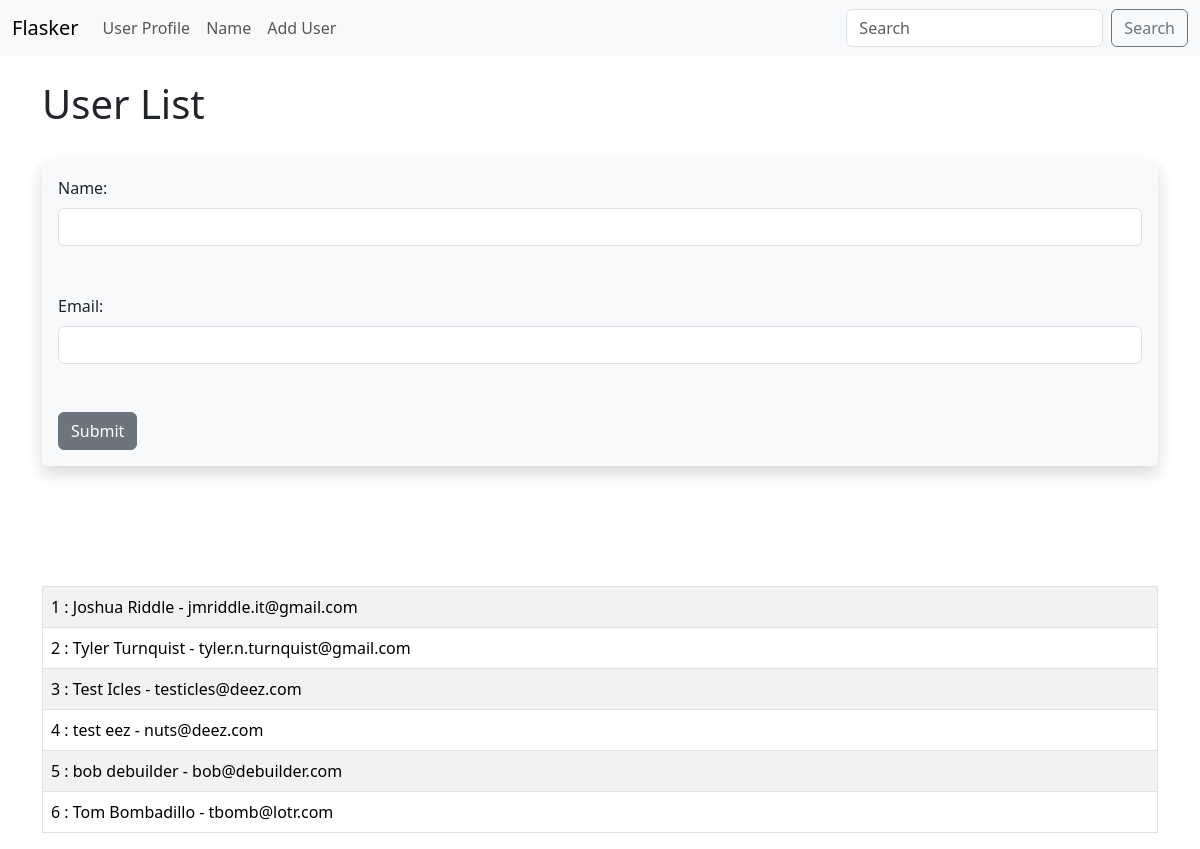
Screenshot of /user/add with the database file from the repository.
### main.py (models this page shows, shortened)
class Users(db.Model):
  id = db.Column(db.Integer, primary_key=True)
  name = db.Column(db.String(80), nullable=False)
  email = db.Column(db.String(120), nullable=False, unique=True)
  date_added = db.Column(db.DateTime, nullable=False, default=datetime.utcnow)

### main.py (the view, shortened to what this page needs)
@app.route('/user/add', methods=["GET", "POST"])
def add_user():
  name = None
  form = UserForm()
  our_users = Users.query.order_by(Users.date_added)
  return render_template('add_user.html', form=form, name=name, our_users=our_users)

### main.py
class UserForm(FlaskForm):
    name = StringField('Name:', validators=[DataRequired()])
    email = StringField('Email:', validators=[DataRequired()])
    submit = SubmitField('Submit')

### templates/add_user.html (shortened to what this page needs)
{% extends 'base.html' %}
{% block content %}
  <html>
    <head>
    </head>
    </head>
    <body>
      {% if name %}
        <h1>{{ name }} Added!!</h1>
        <br><br><br>
        <table class="table table-bordered table-striped table-hover">
      {% for our_user in our_users %}
        <tr>
        <td>{{ our_user.id }} : {{ our_user.name }} - {{ our_user.email }}</td>
        </tr>
      {% endfor %}
      </table>
      {% else %}
        <h1>User List</h1>
        <br>
      <div class="shadow p-3 mb-5 bg-body-tertiary rounded">
        <form method="POST">
          {{ form.name.label(class="form-label") }}
          {{ form.name(class="form-control") }}
          <br>
          <br>
          {{ form.email.label(class="form-label") }}
          {{ form.email(class="form-control") }}
          <br>
          <br>
          {{ form.submit(class="btn btn-secondary") }}
        </form>
      </div>
      <br><br><br>
      <table class="table table-bordered table-striped table-hover">
      {% for our_user in our_users %}
        <tr>
        <td>{{ our_user.id }} : {{ our_user.name }} - {{ our_user.email }}</td>
        </tr>
      {% endfor %}
      </table>
      {% endif %}
    </body>
  </html>
{% endblock %}

### templates/base.html (shortened to what this page needs)
<!doctype html>
<html lang="en">
  <head>
    <link href="{{ url_for('static', filename='css/bootstrap.min.css') }}" rel="stylesheet">
  </head>
  <body>
    {% include 'navbar.html' %}
    <br>
    <div class="container">
      {% block content %}
      {% endblock %}
    </div>
  </body>
</html>

### templates/navbar.html (shortened to what this page needs)
<nav class="navbar navbar-expand-lg bg-body-tertiary">
  <div class="container-fluid">
    <a class="navbar-brand" href="{{ url_for('index') }}">Flasker</a>
    <div class="collapse navbar-collapse" id="navbarSupportedContent">
      <ul class="navbar-nav me-auto mb-2 mb-lg-0">
        <li class="nav-item">
          <a class="nav-link" href="{{ url_for('user', name='Josh') }}">User Profile</a>
        </li>
        <li class="nav-item">
          <a class="nav-link" href="{{url_for('name')}}">Name</a>
        </li>
        <li class="nav-item">
          <a class="nav-link" href="{{url_for('add_user')}}">Add User</a>
        </li>
      </ul>
      <form class="d-flex" role="search">
        <input class="form-control me-2" type="search" placeholder="Search" aria-label="Search">
        <button class="btn btn-outline-secondary" type="submit">Search</button>
      </form>
    </div>
  </div>
</nav>

### rows the page displays
Users: id "1", name "Joshua Riddle", email "jmriddle.it@gmail.com"
Users: id "2", name "Tyler Turnquist", email "tyler.n.turnquist@gmail.com"
Users: id "3", name "Test Icles", email "testicles@deez.com"
Users: id "4", name "test eez", email "nuts@deez.com"
Users: id "5", name "bob debuilder", email "bob@debuilder.com"
Users: id "6", name "Tom Bombadillo", email "tbomb@lotr.com"
